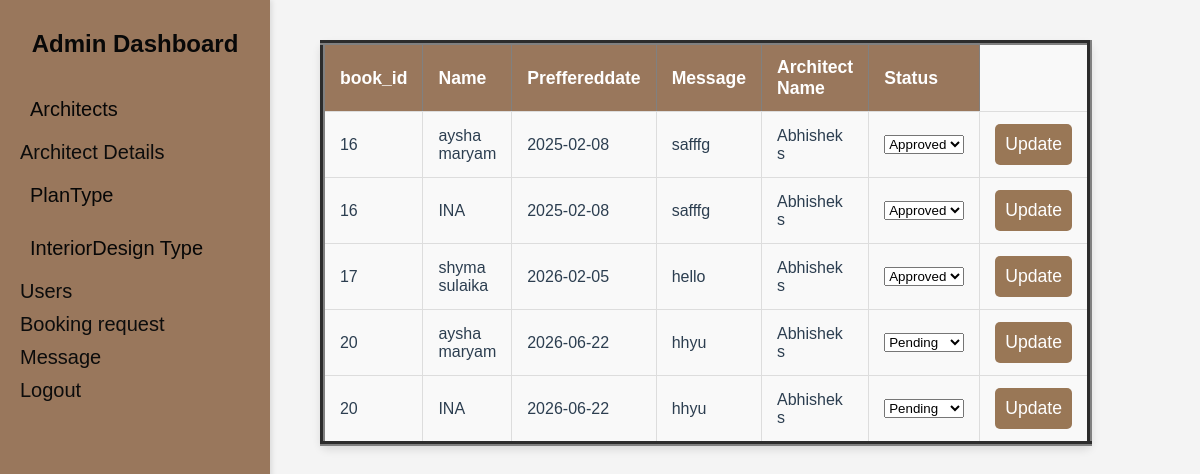
Page /raising-master_new/adminviewbooking.php on the committed database.
### tables this page shows
CREATE TABLE `booking_table` (
  `book_id` int(11) NOT NULL,
  `email` varchar(70) NOT NULL,
  `preffereddate` date NOT NULL,
  `message` varchar(200) NOT NULL,
  `bookstatus` varchar(10) NOT NULL,
  `archemail` varchar(70) NOT NULL,
  `process_status` varchar(100) NOT NULL
);

CREATE TABLE `user_details` (
  `userid` bigint(20) NOT NULL,
  `name` varchar(200) NOT NULL,
  `email` varchar(200) NOT NULL,
  `phoneno` int(10) NOT NULL,
  `address` varchar(200) NOT NULL,
  `password` varchar(8) NOT NULL
);

CREATE TABLE `add_architect` (
  `architect_id` int(11) NOT NULL,
  `name` varchar(200) NOT NULL,
  `photo` varchar(70) NOT NULL,
  `email` varchar(200) NOT NULL,
  `address` varchar(500) NOT NULL,
  `phoneno` int(10) NOT NULL,
  `qualification` varchar(70) NOT NULL,
  `qualificationcertificate` varchar(70) NOT NULL,
  `experience` varchar(200) NOT NULL,
  `password` varchar(8) NOT NULL
);

### raising-master_new/adminviewbooking.php (the view, shortened to what this page needs)
<?php
include 'admin-side.php';
include 'connection.php';
?>
<html>
<head>
    <link rel="stylesheet" href="2.css">
</head>
<body>
<?php
$sql = "select b.book_id,b.preffereddate,b.message,b.bookstatus,u.name,s.name as aname from booking_table b inner join user_details u on b.email=u.email inner join add_architect s on s.email=b.archemail";
$result = mysqli_query($con, $sql);
if ($result && $result->num_rows > 0) {
    echo "<form method='post'>";
    echo "<table border='5' cellspacing='10' cellpadding='10'>
    <tr>
        <th>book_id</th>
        <th>Name</th>
        <th>Preffereddate</th>
        <th>Message</th>
        <th>Architect Name</th>
        <th>Status</th>
    </tr>";
    while ($row = $result->fetch_assoc()) {
        $status = $row['bookstatus'];
        $book_id = $row['book_id'];
        echo "<tr>
            <td>{$row['book_id']}</td>
            <td>{$row['name']}</td>
            <td>{$row['preffereddate']}</td>
            <td>{$row['message']}</td>
            <td>{$row['aname']}</td>
            <td>
                <select name='Status_$book_id'>
                    <option value='Pending'" . ($status == 'Pending' ? ' selected' : '') . ">Pending</option>
                    <option value='Approved'" . ($status == 'Approved' ? ' selected' : '') . ">Approved</option>
                    <option value='Rejected'" . ($status == 'Rejected' ? ' selected' : '') . ">Rejected</option>
                </select>
            </td>
            <td>
                <button type='submit' name='book_id' value='$book_id'>Update</button>
            </td>
        </tr>";
    }
    echo "</table>";
    echo "</form>";
} else {
    echo "No records found.<br>";
}
?>
</body>
</html>

### raising-master_new/admin-dash.css (style rules this page uses)
body { margin: 0; font-family: Arial, sans-serif; color: #2c3e50; }

### raising-master_new/formstyle.css (style rules this page uses)
body { font-family: Arial, sans-serif; background-color: #f4f4f4; margin: 0; padding: 0; box-sizing: border-box; }
form { display: flex; flex-direction: column; }
button[type="Submit"] { padding: 10px 10px; background-color: #997756; color: white; border: none; border-radius: 5px; cursor: pointer; font-size: 1.1em; transition: background-color 0.3s; }

### raising-master_new/2.css (style rules this page uses)
table { width: 50%; margin: 40px auto; border-collapse: collapse; background-color: #f9f9f9; border-radius: 8px; box-shadow: 0 4px 8px rgba(0, 0, 0, 0.1); }
th { background-color: #99775c; color: white; text-align: left; padding: 12px 15px; font-size: 1.1em; }
td { text-align: left; padding: 12px 15px; border: 1px solid #ddd; font-size: 1em; }

### rows in the picture
booking_table: book_id "16", user_details.name "aysha maryam", preffereddate "2025-02-08", message "safffg", add_architect.name "Abhishek s", bookstatus+book_id "Approved", user_details.name "INA"
booking_table: book_id "17", user_details.name "shyma sulaika", preffereddate "2026-02-05", message "hello", add_architect.name "Abhishek s", bookstatus+book_id "Approved"
booking_table: book_id "20", user_details.name "aysha maryam", preffereddate "2026-06-22", message "hhyu", add_architect.name "Abhishek s", bookstatus+book_id "Pending", user_details.name "INA"
